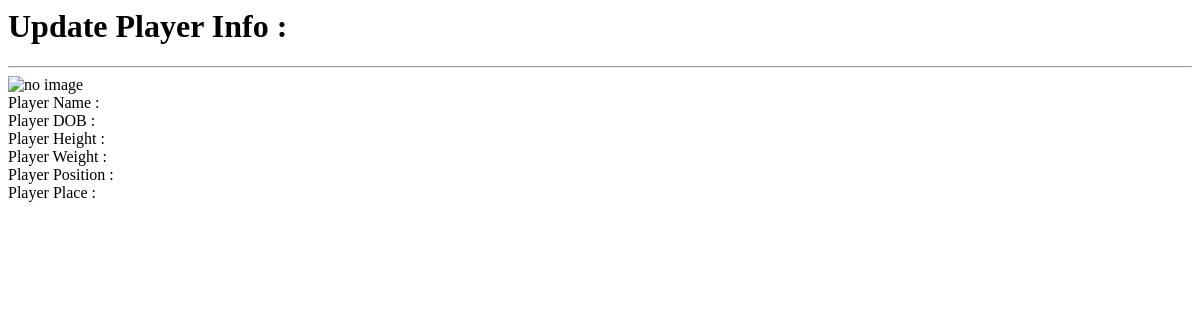
Before: /more?player_id=560 with the older database file.
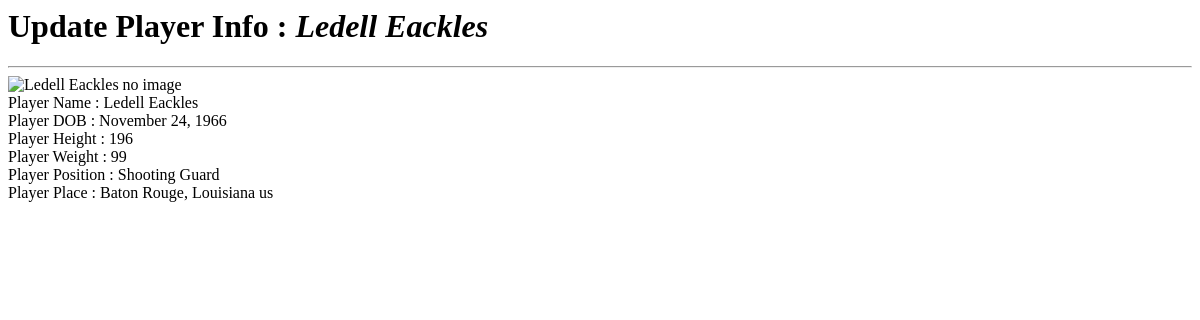
After: the same page with the newer database file.
### model.py (models this page shows, shortened)
class Players(Model):
    __tablename__="players"
    id=Column(Integer,primary_key=True,autoincrement=True)
    name=Column(String)
    image_link=Column(String)
    height=Column(Integer)
    weight=Column(Integer)
    dob=Column(String)
    place=Column(String)
    position=Column(String)

### app.py (the view)
@app.route("/more", methods=["GET"])
def more():
    id = request.args.get("player_id")
    player = db.session.query(Players).filter_by(id=id).first()
    return render_template("player.html",player=player)

### templates/player.html (shortened to what this page needs)
<html>
    <body>
        <h1> Update Player Info : <i>{{player.name}}</i> </h1>
        <hr>
        <img src="{{player.image_link}}" alt="{{player.name}} no image"/>
        <div>
        Player Name         : {{player.name}}<br>
        Player DOB          : {{player.dob}}<br>
        Player Height       : {{player.height}}<br>
        Player Weight       : {{player.weight}}<br>
        Player Position     : {{player.position}}<br>
        Player Place        : {{player.place}}<br>
        </div>
    </body>
</html>

Changed rows visible on the page:
added Players: name "Ledell Eackles", dob "November 24, 1966", height "196", weight "99", position "Shooting Guard", place "Baton Rouge, Louisiana us"
